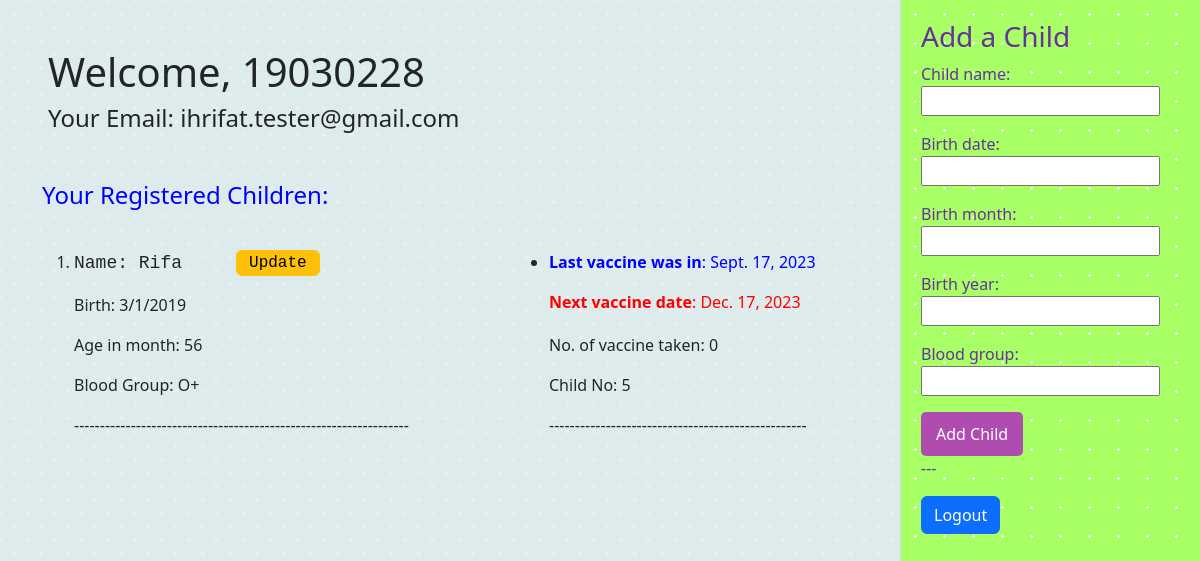
The page /dashboard/dashboard/ (signed in) on the database its author committed.
### dashboard/models.py (models this page shows, shortened)
class ChildInfo(models.Model):
    parent_nid = models.ForeignKey(User, on_delete=models.CASCADE)
    child_name = models.CharField(max_length=255)
    birth_date = models.IntegerField()
    birth_month = models.IntegerField(null=True, blank=True)
    birth_year = models.IntegerField()
    blood_group = models.CharField(max_length=10)
    vaccine_taken = models.PositiveIntegerField(default=0)
    last_vaccine = models.DateField(null=True, blank=True)
    next_vaccine = models.DateField(null=True, blank=True)
    age = models.PositiveIntegerField(null=True, blank=True)
    age_in_months = models.PositiveIntegerField(null=True, blank=True)

### dashboard/views.py (the view)
# urls.py: path('dashboard/', include('dashboard.urls')),
@login_required(login_url='login')
def dashboard(request):
    user = request.user
    children = ChildInfo.objects.filter(parent_nid=user)
    if request.method == 'POST':
        form = ChildInfoForm(request.POST)
        if form.is_valid():
            child = form.save(commit=False)
            child.parent_nid = user
            current_year = datetime.now().year
            child.age = current_year - child.birth_year
            child.save()
            return redirect('dashboard')
    else:
        form = ChildInfoForm()
    context = {
        'user': user,
        'children': children,
        'form': form,
    }
    return render(request, 'dashboard/dashboard_page.html', context)

### dashboard/forms.py (shortened to what this page needs)
class ChildInfoForm(forms.ModelForm):
    class Meta:
        model = ChildInfo
        fields = ['child_name', 'birth_date', 'birth_month', 'birth_year', 'blood_group']

### dashboard/templates/dashboard/dashboard_page.html (shortened to what this page needs)
{% load static %}
<!DOCTYPE html>
<html lang="en">
<head>
    {% load django_bootstrap5 %}
    {% bootstrap_css %}
    {% load bootstrap_icons %}
    <link rel="stylesheet" href="{% static 'dashboard_styles.css' %}">
</head>
<body>
    <div class="fixed-container">
        <h3>Add a Child</h3>
        <form method="post">
            {{ form.as_p }}
            <button type="submit">Add Child</button>
        </form>
        <p>   ---   </p>
        <a href="{% url 'logout' %}" class="btn btn-primary">Logout</a>
    </div>
    <div class="mt-5 ms-5">
        <h1>Welcome, {{ user.username }}</h1>
        <h4>Your Email: {{ user.email }}</h4>
    </div>
    <div class="container mt-5">
        <h4 style="color: blue; margin-bottom: 40px;">Your Registered Children:</h4>
        <div class="row">
            <div class="col-5">
                <ol>
                    {% for child in children %}
                    <li>
                        <pre style="font-size: large;">Name: {{ child.child_name }}     <a class="btn btn-warning py-0" href="{% url 'update_child' child.id %}">Update</a></pre>
                        <p>Birth: {{ child.birth_date }}/{{ child.birth_month }}/{{ child.birth_year }}</p>
                        <p>Age in month: {{ child.age_in_months }}</p>
                        <p>Blood Group: {{ child.blood_group }}</p>
                        <p>-----------------------------------------------------------------</p>
                    </li>
                    {% endfor %}
                </ol>
            </div>
            <div class="col-4">
                <ul>
                    {% for child in children %}
                    <li>
                        <p style="color: blue;"><b>Last vaccine was in</b>: {{ child.last_vaccine }}</p>
                        <p style="color: red; height: 27px;"><b>Next vaccine date</b>: {{ child.next_vaccine }}</p>
                        <p>No. of vaccine taken: {{ child.vaccine_taken }}</p>
                        <p>Child No: {{ child.id }}</p>
                        <p>--------------------------------------------------</p>
                    </li>
                    {% endfor %}
                </ul>
            </div>
        </div>
    </div>
</body>
</html>

### dashboard/static/dashboard_styles.css (style rules this page uses)
body { background-image: radial-gradient(#eeeeee 2px, transparent 2px), radial-gradient(#eeeeee 2px, transparent 2px); background-size: 27px 27px; background-position: 0 0, 13.5px 13.5px; background-color: #deebec; }
.fixed-container { position: fixed; top: 0; right: 0; width: 300px; background-image: radial-gradient(#ffffff 1px, transparent 1.5px); background-size: 29px 29px; background-color: #a8ff66; padding: 20px; border-left: 1px solid #ddd; height: 100%; overflow-y: auto; margin-left: 100%; color: rebeccapurple; }
.fixed-container form { margin: 0; padding: 0; }
button { background-color: #af4caf; color: white; padding: 10px 15px; border: none; border-radius: 5px; cursor: pointer; }

### rows shown on the page
ChildInfo: child_name "Rifa", birth_date "3", birth_month "1", birth_year "2019", age_in_months "56", blood_group "O+", last_vaccine "Sept. 17, 2023", next_vaccine "Dec. 17, 2023", vaccine_taken "0", id "5"

### other values the page prints
{{ user.username }} "19030228"
{{ user.email }} "ihrifat.tester@gmail.com"
